Frame 1 (no input): blank canvas, image omitted
Frame 60 (no input): blank canvas, image omitted
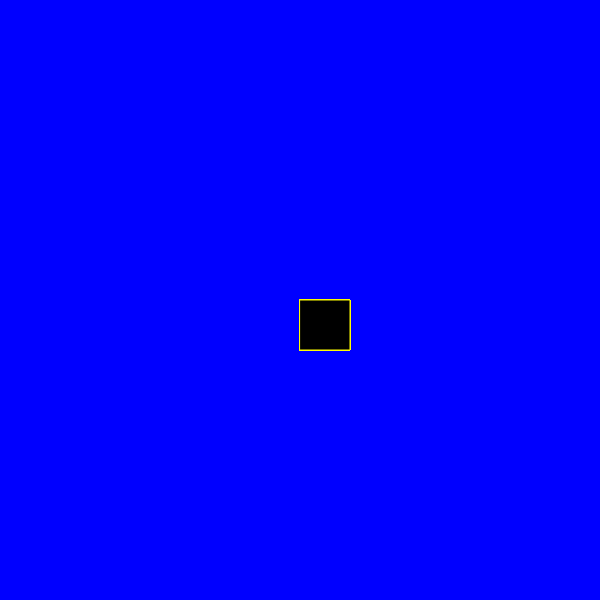
Frame 120 (the mouse pressed at the canvas centre since frame 60)

The p5.js sketch whose frames 1 and 60 were blank and that drew this single picture after the mouse press (run headless with seeded random() and noise() and a simulated clock; from frame 60 on, the mouse is pressed at the canvas centre):

// p5.js sketch
// ── sketch.js
function setup() {
  createCanvas(600, 600);
background( "blue")
}
function draw() {
  fill( "black");
stroke ("yellow") 
  if(mouseIsPressed) { 
  
rect(mouseX,mouseY,50, 50);
}
}
  
